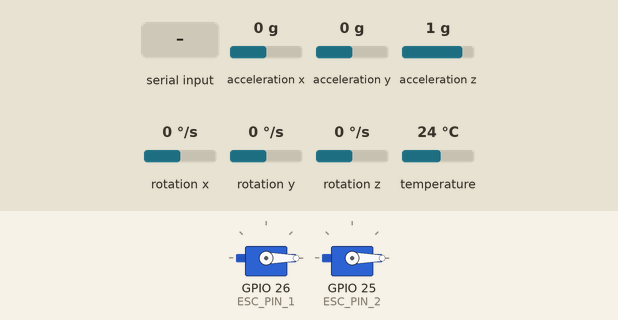
This sketch was run on a simulated ESP32. Shown: 2 × servo. The inputs (shaded band) are chosen by the test bench; at power-on: acceleration y 0 g, acceleration x 0 g, acceleration z 1 g, rotation x 0 °/s, rotation y 0 °/s, rotation z 0 °/s, temperature 24 °C. What the sketch prints to the serial monitor is not drawn.

Above: at 7.5 s.
7.6 s: "s\n" received over Serial
At 8.8 s:
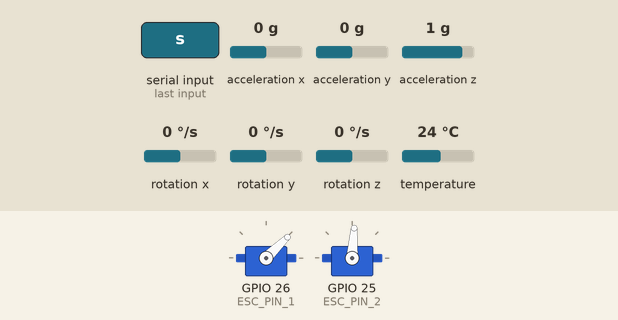
9.1 s: acceleration y set to 1.1 g
At 10.4 s:
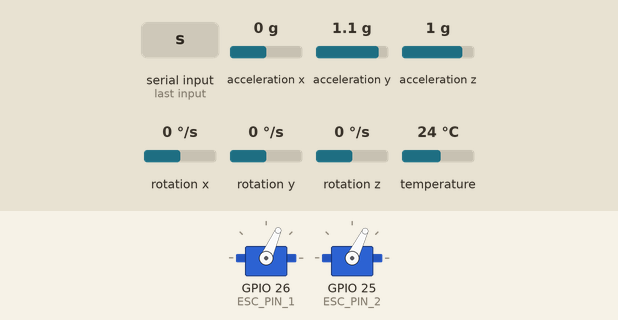
10.7 s: "tb\n" received over Serial
At 11.4 s:
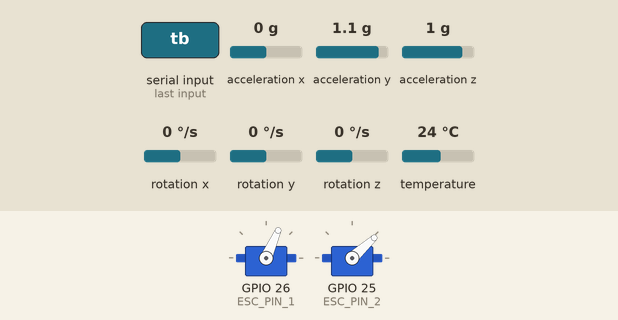
12.2 s: acceleration y set to -1.4 g
At 12.8 s:
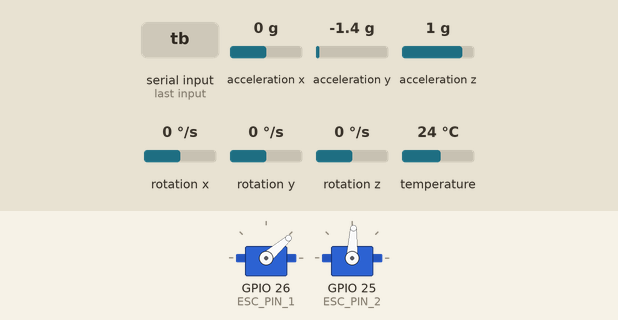
13.8 s: "kp\n" received over Serial
At 14.9 s:
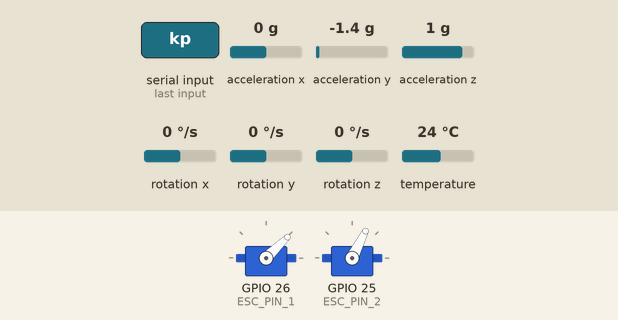
15.3 s: "ki90\n" received over Serial
At 15.9 s:
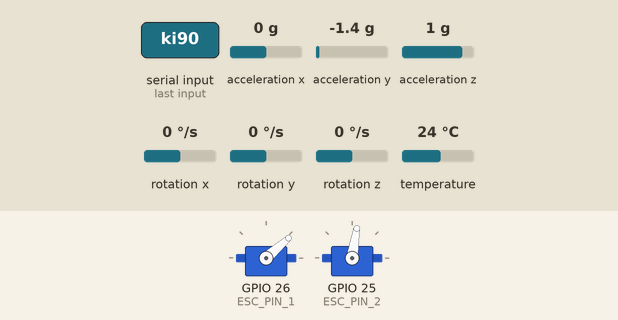
Timing chart, 0 to 17.8 s (numbered marks = the images above; inputs shaded):
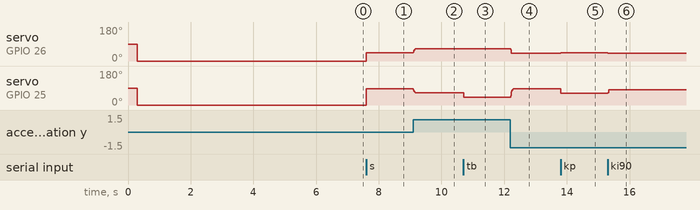

The sketch:

Self-Balancing_Beam.ino
```cpp
#include <Adafruit_MPU6050.h>
#include <Adafruit_Sensor.h>
#include <Wire.h>
#include <ESP32Servo.h>
#include <math.h>

#define I2C_SDA_PIN 21
#define I2C_SCL_PIN 22

Adafruit_MPU6050 mpu;

static inline float rad2deg(float r) { return r * 57.2957795f; }
static inline int clampi(int v, int lo, int hi) {
  if (v < lo) return lo;
  if (v > hi) return hi;
  return v;
}
static inline float clampf(float v, float lo, float hi) {
  if (v < lo) return lo;
  if (v > hi) return hi;
  return v;
}

// --- USTAWIENIA ---
const float LEVEL_TOL_DEG   = 9.0f;
const int   PRINT_PERIOD_MS = 150;

// Offset "zera"
float rollOffsetDeg = 0.0f;

// Filtr
float rollFiltDeg = 0.0f;
const float LPF_ALPHA = 0.85f;

// =========================
//      TARGET
// =========================
float targetDeg = 0.0f;
bool  targetReachedLatch = false;

// =========================
//      REGULATOR PID
// =========================
// Kp: [us/deg]
// Ki: [us/(deg*s)]
// Kd: [us/(deg/s)]   (D z żyroskopu: deg/s)
float Kp = 5.0f;
float Ki = 0.0f;
float Kd = 0.0f;

// Integrator (już "w us", bo dodajemy go bezpośrednio do u)
float iTerm = 0.0f;
const float ITERM_LIMIT_US = 200.0f;

// dt
uint32_t lastCtrlMs = 0;

// =========================
//      ESC / SILNIKI
// =========================
#define ESC_PIN_1 26
#define ESC_PIN_2 25
const int FREQUENCY = 50;

const int MIN_THROTTLE  = 1000;
const int MAX_THROTTLE  = 1700;

const int IDLE_THROTTLE = 1350;

const int ESC1_MIN_RUN = 1230;
const int ESC2_MIN_RUN = 1230;

const int   U_LIMIT_US = 300;
const float MOTOR_DEADBAND_DEG = 1.0f;

// TRIMY
int TRIM_ESC1_US = -105;
int TRIM_ESC2_US = 125;
const int TRIM_STEP = 5;

const int TRIM_MIN_US = -200;
const int TRIM_MAX_US = +200;

Servo esc1, esc2;
bool motorsEnabled = false;

// =========================
//      IMU
// =========================
float computeRollDegFromAccel(const sensors_event_t &a) {
  float ay = a.acceleration.y;
  float az = a.acceleration.z;
  return rad2deg(atan2f(ay, az));
}

float captureAverageRoll(int samples, int delayMs) {
  float sum = 0.0f;
  sensors_event_t a, g, t;

  for (int i = 0; i < samples; i++) {
    mpu.getEvent(&a, &g, &t);
    sum += computeRollDegFromAccel(a);
    delay(delayMs);
  }
  return sum / (float)samples;
}

// =========================
//      ESC helper (ZWROCI REALNE PWM)
// =========================
void writeESC(int &us1, int &us2) {
  if (motorsEnabled) {
    if (us1 < ESC1_MIN_RUN) us1 = ESC1_MIN_RUN;
    if (us2 < ESC2_MIN_RUN) us2 = ESC2_MIN_RUN;
  }

  us1 = clampi(us1, MIN_THROTTLE, MAX_THROTTLE);
  us2 = clampi(us2, MIN_THROTTLE, MAX_THROTTLE);

  esc1.writeMicroseconds(us1);
  esc2.writeMicroseconds(us2);
}

// =========================
//      Serial helper
// =========================
void printHelp() {
  Serial.println();
  Serial.println("=== KOMENDY ===");
  Serial.println("s         -> START (EN=1)");
  Serial.println("x         -> STOP  (EN=0, 1000us)");
  Serial.println("t<deg>    -> target, np: t30, t-15, t0");
  Serial.println("kp<val>   -> ustaw Kp, np: kp10, kp6.5");
  Serial.println("ki<val>   -> ustaw Ki, np: ki0, ki0.8");
  Serial.println("kd<val>   -> ustaw Kd, np: kd0, kd0.8");
  Serial.println("a+ / a-   -> trim ESC1 +/-5us");
  Serial.println("b+ / b-   -> trim ESC2 +/-5us");
  Serial.println("ta<us>    -> ustaw TRIM_ESC1_US, np: ta-15, ta20");
  Serial.println("tb<us>    -> ustaw TRIM_ESC2_US, np: tb10, tb-25");
  Serial.println("p         -> pokaz target/trim/Kp/Ki/Kd");
  Serial.println("h         -> help");
  Serial.println("================");
  Serial.println();
}

bool readLine(String &out) {
  if (!Serial.available()) return false;
  out = Serial.readStringUntil('\n');
  out.trim();
  return out.length() > 0;
}

void setup() {
  Serial.begin(115200);
  delay(200);

  Wire.begin(I2C_SDA_PIN, I2C_SCL_PIN);

  if (!mpu.begin()) {
    Serial.println("BLAD: Nie wykryto MPU6050. Sprawdz polaczenia!");
    while (1) delay(100);
  }

  mpu.setAccelerometerRange(MPU6050_RANGE_8_G);
  mpu.setGyroRange(MPU6050_RANGE_500_DEG);
  mpu.setFilterBandwidth(MPU6050_BAND_21_HZ);
  delay(100);

  esc1.setPeriodHertz(FREQUENCY);
  esc2.setPeriodHertz(FREQUENCY);
  esc1.attach(ESC_PIN_1, 1000, 2000);
  esc2.attach(ESC_PIN_2, 1000, 2000);

  Serial.println("Arming ESC: 1000us przez 5s...");
  motorsEnabled = false;
  int u1 = MIN_THROTTLE, u2 = MIN_THROTTLE;
  writeESC(u1, u2);
  delay(5000);
  Serial.println("ESC uzbrojone.");

  Serial.println("Kalibracja zera: poloz urzadzenie poziomo i nie ruszaj (ok. 1s)...");
  rollOffsetDeg = captureAverageRoll(80, 10);
  Serial.print("rollOffsetDeg = ");
  Serial.println(rollOffsetDeg, 3);

  rollFiltDeg = 0.0f;
  targetDeg = 0.0f;
  targetReachedLatch = false;

  iTerm = 0.0f;
  lastCtrlMs = millis();

  Serial.println("START: silniki OFF (bezpiecznie).");
  Serial.print("TARGET="); Serial.println(targetDeg, 2);
  Serial.print("Kp="); Serial.print(Kp, 3);
  Serial.print("  Ki="); Serial.print(Ki, 3);
  Serial.print("  Kd="); Serial.println(Kd, 3);
  printHelp();
}

void loop() {
  // =========================
  // 1) Komendy z Serial
  // =========================
  String msg;
  if (readLine(msg)) {
    String low = msg;
    low.toLowerCase();

    if (low == "s") {
      motorsEnabled = true;
      targetReachedLatch = false;
      iTerm = 0.0f;
      lastCtrlMs = millis();
      Serial.println("MOTORS: START (EN=1)");

    } else if (low == "x") {
      motorsEnabled = false;
      iTerm = 0.0f;
      int u1 = MIN_THROTTLE, u2 = MIN_THROTTLE;
      writeESC(u1, u2);
      Serial.println("MOTORS: STOP (EN=0)");

    } else if (low.startsWith("t") && !low.startsWith("ta") && !low.startsWith("tb")) {
      String num = msg.substring(1);
      num.trim();
      targetDeg = num.toFloat();
      targetReachedLatch = false;
      iTerm = 0.0f;
      Serial.print("TARGET USTAWIONY: ");
      Serial.print(targetDeg, 2);
      Serial.println(" deg");

    } else if (low.startsWith("kp")) {
      String num = msg.substring(2);
      num.trim();
      Kp = num.toFloat();
      Serial.print("Kp ustawione: ");
      Serial.println(Kp, 4);

    } else if (low.startsWith("ki")) {
      String num = msg.substring(2);
      num.trim();
      Ki = num.toFloat();
      Serial.print("Ki ustawione: ");
      Serial.println(Ki, 4);

    } else if (low.startsWith("kd")) {
      String num = msg.substring(2);
      num.trim();
      Kd = num.toFloat();
      Serial.print("Kd ustawione: ");
      Serial.println(Kd, 4);

    } else if (low == "a+") {
      TRIM_ESC1_US = clampi(TRIM_ESC1_US + TRIM_STEP, TRIM_MIN_US, TRIM_MAX_US);
      Serial.print("TRIM_ESC1_US="); Serial.println(TRIM_ESC1_US);

    } else if (low == "a-") {
      TRIM_ESC1_US = clampi(TRIM_ESC1_US - TRIM_STEP, TRIM_MIN_US, TRIM_MAX_US);
      Serial.print("TRIM_ESC1_US="); Serial.println(TRIM_ESC1_US);

    } else if (low == "b+") {
      TRIM_ESC2_US = clampi(TRIM_ESC2_US + TRIM_STEP, TRIM_MIN_US, TRIM_MAX_US);
      Serial.print("TRIM_ESC2_US="); Serial.println(TRIM_ESC2_US);

    } else if (low == "b-") {
      TRIM_ESC2_US = clampi(TRIM_ESC2_US - TRIM_STEP, TRIM_MIN_US, TRIM_MAX_US);
      Serial.print("TRIM_ESC2_US="); Serial.println(TRIM_ESC2_US);

    } else if (low.startsWith("ta")) {
      String num = msg.substring(2);
      num.trim();
      TRIM_ESC1_US = clampi((int)roundf(num.toFloat()), TRIM_MIN_US, TRIM_MAX_US);
      Serial.print("TRIM_ESC1_US ustawione: ");
      Serial.println(TRIM_ESC1_US);

    } else if (low.startsWith("tb")) {
      String num = msg.substring(2);
      num.trim();
      TRIM_ESC2_US = clampi((int)roundf(num.toFloat()), TRIM_MIN_US, TRIM_MAX_US);
      Serial.print("TRIM_ESC2_US ustawione: ");
      Serial.println(TRIM_ESC2_US);

    } else if (low == "p") {
      Serial.print("TARGET="); Serial.println(targetDeg, 2);
      Serial.print("Kp="); Serial.print(Kp, 4);
      Serial.print("  Ki="); Serial.print(Ki, 4);
      Serial.print("  Kd="); Serial.println(Kd, 4);
      Serial.print("TRIM_ESC1_US (pin26)="); Serial.println(TRIM_ESC1_US);
      Serial.print("TRIM_ESC2_US (pin25)="); Serial.println(TRIM_ESC2_US);

    } else if (low == "h") {
      printHelp();
    } else {
      Serial.println("Nieznana komenda. Wpisz 'h' po pomoc.");
    }
  }

  // =========================
  // 2) IMU
  // =========================
  sensors_event_t a, g, t;
  mpu.getEvent(&a, &g, &t);

  float rollDeg = computeRollDegFromAccel(a) - rollOffsetDeg;
  rollFiltDeg = LPF_ALPHA * rollFiltDeg + (1.0f - LPF_ALPHA) * rollDeg;

  float rollRateDegPerSec = rad2deg(g.gyro.x);

  // dt w sekundach
  uint32_t nowMs = millis();
  float dt = (nowMs - lastCtrlMs) * 0.001f;
  if (dt < 0.0005f) dt = 0.0005f;
  lastCtrlMs = nowMs;

  // =========================
  // 3) Sterowanie PID
  // =========================
  int esc1_us = MIN_THROTTLE;
  int esc2_us = MIN_THROTTLE;

  float errorDeg = rollFiltDeg - targetDeg;

  if (motorsEnabled) {
    esc1_us = IDLE_THROTTLE + TRIM_ESC1_US;
    esc2_us = IDLE_THROTTLE + TRIM_ESC2_US;

    // Integrator
    if (fabs(errorDeg) > MOTOR_DEADBAND_DEG) {
      iTerm += (Ki * errorDeg * dt);
      iTerm = clampf(iTerm, -ITERM_LIMIT_US, +ITERM_LIMIT_US);
    }

    float u_f = (Kp * errorDeg) + iTerm + (Kd * rollRateDegPerSec);
    int u = (int)roundf(u_f);
    u = clampi(u, -U_LIMIT_US, +U_LIMIT_US);

    esc1_us += u / 2;
    esc2_us -= u / 2;

    // wysyłamy i jednocześnie urealniamy PWM po ograniczeniach
    writeESC(esc1_us, esc2_us);
  } else {
    iTerm = 0.0f;
    esc1_us = MIN_THROTTLE;
    esc2_us = MIN_THROTTLE;
    writeESC(esc1_us, esc2_us);
  }

  // =========================
  // 3b) LOG do PC (po PWM!)
  // Format: LOG,ms,roll,target,kp,ki,kd,pwm1,pwm2
  // =========================
  Serial.print("LOG,");
  Serial.print(nowMs);
  Serial.print(",");
  Serial.print(rollFiltDeg, 2);   // aktualny kąt
  Serial.print(",");
  Serial.print(targetDeg, 2);     // kąt zadany
  Serial.print(",");
  Serial.print(Kp, 4);
  Serial.print(",");
  Serial.print(Ki, 4);
  Serial.print(",");
  Serial.print(Kd, 4);
  Serial.print(",");
  Serial.print(esc1_us);          // PWM ESC1 (realnie wysłane)
  Serial.print(",");
  Serial.println(esc2_us);        // PWM ESC2 (realnie wysłane)

  // =========================
  // 4) Status
  // =========================
  static uint32_t lastPrint = 0;
  if (millis() - lastPrint >= (uint32_t)PRINT_PERIOD_MS) {
    lastPrint = millis();

    if (fabs(errorDeg) <= LEVEL_TOL_DEG) {
      Serial.print("POZIOM  | roll=");
      Serial.println(rollFiltDeg, 2);
    } else if (errorDeg > 0) {
      Serial.print("PRAWO   | roll=");
      Serial.println(rollFiltDeg, 2);
    } else {
      Serial.print("LEWO    | roll=");
      Serial.println(rollFiltDeg, 2);
    }

    Serial.print("TARGET=");
    Serial.print(targetDeg, 2);
    Serial.print("  ERR=");
    Serial.print(errorDeg, 2);
    Serial.print("  Kp=");
    Serial.print(Kp, 3);
    Serial.print(" Ki=");
    Serial.print(Ki, 3);
    Serial.print(" Kd=");
    Serial.print(Kd, 3);
    Serial.print("  I=");
    Serial.println(iTerm, 1);

    if (!targetReachedLatch && fabs(errorDeg) <= LEVEL_TOL_DEG) {
      Serial.println(">>> TARGET OSIAGNIETY <<<");
      targetReachedLatch = true;
    }
  }
}
```

Measured:
- after the input at 7.6 s, servo on GPIO 26 (ESC_PIN_1): 0° → 44° at once; servo on GPIO 25 (ESC_PIN_2): 0° → 86° at once
- after the input at 9.1 s, servo on GPIO 26 (ESC_PIN_1): 44° → 65° at once, → 66° 0.15 s later; servo on GPIO 25 (ESC_PIN_2): 86° → 64° at once
- after the input at 10.7 s, servo on GPIO 25 (ESC_PIN_2): 64° → 42° at once
- after the input at 12.2 s, servo on GPIO 26 (ESC_PIN_1): 66° → 41° at once; servo on GPIO 25 (ESC_PIN_2): 42° → 87° at once
- after the input at 13.8 s, servo on GPIO 26 (ESC_PIN_1): 41° → 44° at once; servo on GPIO 25 (ESC_PIN_2): 87° → 63° at once
- after the input at 15.3 s, servo on GPIO 26 (ESC_PIN_1): 44° → 41° at once; servo on GPIO 25 (ESC_PIN_2): 63° → 81° at once
